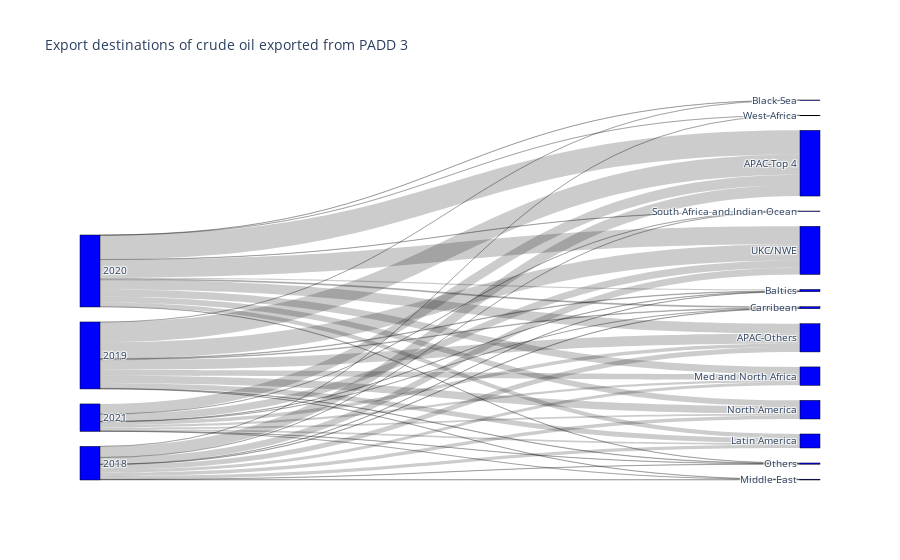

The code cell stored with this chart in its notebook:
### Markdown cell above
### Top regions where U.S. crude flows to
In the following visualization we can see where the U.S. crude flows to and how the flows evolved over the last 3 years. It's very clear that the emphasis on the top 4 Asian buyers: China, India, South Korea and Japan has been increasing.

### Code cell
sankey_data=merged_df[merged_df['Tanker Zone']=='US Gulf']
regions=pd.read_csv('Regions.csv')
sankey_data=sankey_data.merge(regions,how='left',left_on='Adjusted Discharge Country',right_on='Country')
sankey_data=sankey_data.pivot_table(index=['Departure Year','Region'],values='Barrels',aggfunc=np.sum)
sankey_data=sankey_data.reset_index()
sankey_data['Departure Year']=sankey_data['Departure Year'].astype('str')
sankey_data=sankey_data[sankey_data['Departure Year'].isin(['2018','2019','2020','2021'])]
labels=sankey_data['Departure Year'].drop_duplicates().to_list()
labels.extend(sankey_data['Region'].drop_duplicates().to_list())
source=list()
target=list()
values=list()
for index,rows in sankey_data.iterrows():
    source.append(labels.index(rows['Departure Year']))
    target.append(labels.index(rows['Region']))
    values.append(rows['Barrels'])
sankey = go.Figure(data=[go.Sankey(
    node = dict(
      pad = 15,
      thickness = 20,
      line = dict(color = "black", width = 0.5),
      label = labels,
      color = "blue",
      hovertemplate='%{value} bbls',
    ),
    link = dict(
      source = source, # indices correspond to labels, eg A1, A2, A1, B1, ...
      target = target,
      value = values,
      hovertemplate='%{value} bbls',
        
  ))])

sankey.update_layout(title_text="Export destinations of crude oil exported from PADD 3", font_size=10)
sankey.show()

### Figure 1 — Plotly figure (JSON) as saved in the notebook; plotly's stock layout.template omitted (floating-point values rounded to 4 significant figures)
{"data": [{"link": {"hovertemplate": "%{value} bbls", "source": [0, 0, 0, 0, 0, 0, 0, 0, 0, 0, 0, 0, 1, 1, 1, 1, 1, 1, 1, 1, 1, 1, 1, 2, 2, 2, 2, 2, 2, 2, 2, 2, 2, 2, 2, 3, 3, 3, 3, 3, 3, 3, 3, 3, 3, 3], "target": [4, 5, 6, 7, 8, 9, 10, 11, 12, 13, 14, 15, 4, 5, 6, 16, 7, 8, 9, 10, 11, 12, 14, 4, 5, 6, 16, 7, 8, 9, 11, 12, 13, 14, 15, 4, 5, 6, 7, 8, 9, 10, 11, 12, 13, 14], "value": [138475541, 310362460, 6340275, 10967943, 87376804, 84365311, 12084251, 97918965, 5907334, 761969, 186813881, 623282, 283887034, 567077516, 15915446, 3776934, 17744040, 142210604, 166987228, 6295718, 206192072, 12264614, 453760780, 272605134, 678284812, 34803376, 4044422, 26343356, 115553898, 199565614, 166077564, 8137430, 5327458, 503224954, 1991156, 94583408, 283476224, 7039238, 997974, 46580516, 65288348, 3605322, 52145448, 8302144, 1596000, 204327896]}, "node": {"color": "blue", "hovertemplate": "%{value} bbls", "label": ["2018", "2019", "2020", "2021", "APAC-Others", "APAC-Top 4", "Baltics", "Carribean", "Latin America", "Med and North Africa", "Middle East", "North America", "Others", "South Africa and Indian Ocean", "UKC/NWE", "West Africa", "Black Sea"], "line": {"color": "black", "width": 0.5}, "pad": 15, "thickness": 20}, "type": "sankey"}], "layout": {"autosize": true, "font": {"size": 10}, "title": {"text": "Export destinations of crude oil exported from PADD 3"}}}
